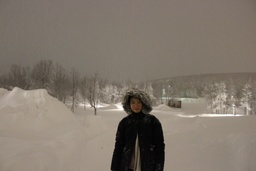
#> input picture images/task6-1.jpg, 256 x 171 px, shrunk from 1200 x 800 before the run
$ python task6_grad_domain_copy_paste.py
#> lines starting #> are read from the running program, lines starting #| are printed output that depends on the picture; after the words box and inside, x2 and y2 are one past the last pixel; in counts of white or black regions, pixels touching at a corner belong together
#Task 6: Gradient domain copy & paste

import os.path as path
import skimage.io as io
import numpy as np
from skimage.util import img_as_uint
import scipy as sp
from skimage import color
from skimage import util
import skimage.filters as filters
import matplotlib.pyplot as plt
import scipy.sparse as sparse
from scipy import signal
import skimage
from scipy.interpolate import interp1d
from skimage import color
from scipy import ndimage
from sksparse.cholmod import cholesky
import time

def grad_operator(mask, img, pixel_actual_row, pixel_actual_col):
    """
    Return the Gradient operators as sparse matrices
    """
    N = pixel_actual_col.shape[0]

    Ox_row = np.zeros(N*2)
    Ox_col = np.zeros(N*2)
    Ox_data = np.zeros(N*2)
    Oy_row = np.zeros(N*2)
    Oy_col = np.zeros(N*2)
    Oy_data = np.zeros(N*2)
    index_x = 0
    index_y = 0
    for n in range(N):
        x = pixel_actual_row[n]
        y = pixel_actual_col[n]

        if (mask[x+1, y] != 0):
            Ox_row[index_x] = n
            Ox_col[index_x] = n
            Ox_data[index_x] = -1
            index_x += 1

            possible_i1 =  np.where(pixel_actual_row == (x+1))
            possible_i2 = np.where(pixel_actual_col == y)
            i = np.intersect1d(possible_i1, possible_i2)[0]

            Ox_row[index_x] = n
            Ox_col[index_x] = i
            Ox_data[index_x] = 1
            index_x += 1

        if (mask[x, y+1] != 0):
            Oy_row[index_y] = n
            Oy_col[index_y] = n
            Oy_data[index_y] = -1
            index_y += 1

            possible_j1 =  np.where(pixel_actual_row == x)
            possible_j2 = np.where(pixel_actual_col == (y+1))
            j = np.intersect1d(possible_j1, possible_j2)[0]

            Oy_row[index_y] = n
            Oy_col[index_y] = j
            Oy_data[index_y] = 1
            index_y += 1


    Ox = sparse.coo_matrix((Ox_data, (Ox_row, Ox_col)), shape=(N, N)).asformat(format = 'csr')
    Oy = sparse.coo_matrix((Oy_data, (Oy_row, Oy_col)), shape=(N, N)).asformat(format = 'csr')

    print("Finish calculating gradient operator")

    return Ox, Oy

def img2grad(mask, b, f, N):
    """Return a gradient field for the region specified by the mask
    The function returns image [height,width,2], where the last dimension selects partial derivates along x or y
    """
    maskt = mask.T
    non_zero_row = np.nonzero(maskt)[1]
    non_zero_col = np.nonzero(maskt)[0]

    grad = np.zeros((1,N,2))

    for i in range(N):
        next_x = non_zero_row[i] + 1
        next_y = non_zero_col[i] + 1
        x = non_zero_row[i]
        y = non_zero_col[i]

        #Use normal gradient techniques
        # grad[0,i,0] = f[next_x,y] - f[x, y] #gradx of background
        # grad[0,i,1] = f[x,next_y] - f[x, y] #grady

        #Using mixing gradient techniques
        gradfx = f[next_x,y] - f[x, y] #grady of background
        gradfy = f[x,next_y] - f[x, y] #gradx
        gradbx = b[next_x,y] - b[x, y] #grady of background
        gradby = b[x,next_y] - b[x, y] #gradx
        if (abs(gradfx)) > (abs(gradbx)):
            grad[0, i, 0] = gradfx
        else:
            grad[0, i, 0] = gradbx

        if (abs(gradfy)) > (abs(gradby)):
            grad[0, i, 1] = gradfy
        else:
            grad[0, i, 1] = gradby


    return grad


def reconstruct_grad_field(Ox, Oy, Gf, Et, T):

    Oxt = Ox.transpose()
    Oyt = Oy.transpose()

    Gx_ini = Gf[:,:,0].flatten(order='F').reshape(-1,1)
    Gx = sp.sparse.csr_matrix(Gx_ini)
    Gy_ini = Gf[:,:,1].flatten(order='F').reshape(-1,1)
    Gy = sp.sparse.csr_matrix(Gy_ini)

    Et = E.transpose() # N by K
    A = Oxt @ Ox + Oyt @ Oy + Et @ E
    b = Oxt @ Gx + Oyt @ Gy + Et @ T

    print("finish computing Ab ", A.shape, b.shape)

    #Use Cholesky solver
    factor = cholesky(A)
    x = factor(b)

    return x.toarray()


if __name__ == "__main__":

    # Read background image
    bg = io.imread(path.join('images','task6-1.jpg'))[:,:,:3]
#> bg is the input picture: shape (171, 256, 3); mean R, G, B 129, 118.9, 107.9
    bg = skimage.img_as_float(bg)
    # Read foreground image
    fg = io.imread(path.join('images','task6-2.png'))
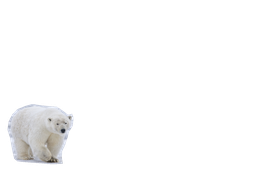
#> input picture images/task6-2.png, 256 x 171 px, shrunk from 1200 x 800 before the run
#> fg is the input picture: shape (171, 256, 4); mean R, G, B, A 15.3, 15.3, 15.4, 18.3
    fg = skimage.img_as_float(fg)
    # Calculate alpha mask
    mask = (fg[:,:,3] > 0.5).astype(int)
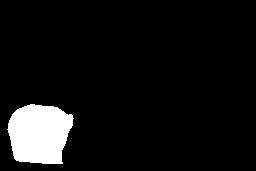
#> mask: shape (171, 256) int64; values 0 (black) and 1 (white), 7.2% white; 1 white region, box (x1, y1, x2, y2) and area: (7, 104, 74, 164) 3135
    fg = fg[:,:,:3] # drop alpha channel
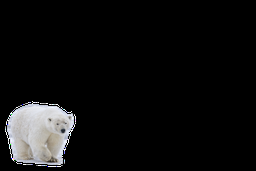
#> fg: shape (171, 256, 3) float64; mean R, G, B 0.0602, 0.06, 0.0605

    #TODO: Implement gradient-domain copy&paste.

    #calculate gradient operator
    flat_mask = mask.flatten(order = 'F')
    maskt = mask.T
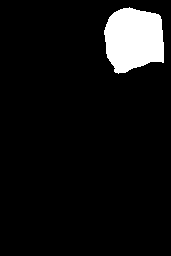
#> maskt: shape (256, 171) int64; values 0 (black) and 1 (white), 7.2% white; 1 white region, box (x1, y1, x2, y2) and area: (104, 7, 164, 74) 3135
    pixel_actual_row = np.nonzero(maskt)[1] #becuase np.non zero is row major not column major, have to transpose it, then swap the column and row indexes
#> pixel_actual_row = 3135 values, max 163 at index 1779, min 104 at index 1021, mean 133.4
    pixel_actual_col = np.nonzero(maskt)[0]
#> pixel_actual_col = 3135 values from 7 to 73

    N = pixel_actual_row.shape[0]
#> N = 3135
    Ox, Oy = grad_operator(mask, bg, pixel_actual_row, pixel_actual_col)
#> the loop in grad_operator, `for n in range(N):` made 3135 passes
#> (x, y, possible_j2, j) on pass 1: (129, 7, ([1, 2, 3, 4, 5, 6, 7, 8, 9, 10],), 7)
#> (x, y, j) on passes 2 to 7: (123, 8, 14), (124, 8, 15), (125, 8, 16), (126, 8, 17), (127, 8, 18), (128, 8, 19)
    sparse.save_npz("cacheOx.npz", Ox)
    sparse.save_npz("cacheOy.npz", Oy)
    # Ox = sparse.load_npz("cacheOx.npz") #load pre-calculated gradient if re-processing the same image
    # Oy = sparse.load_npz("cacheOy.npz") #load pre-calculated gradient if re-processing the same image

    #calculate whether that pixel belong to an edge
    ero_mask = ndimage.binary_erosion(mask)
#> ero_mask: shape (171, 256) bool; 6.7% white; 1 white region, box (x1, y1, x2, y2) and area: (8, 105, 73, 163) 2935
    edge = mask - ero_mask
#> edge: shape (171, 256) int64; values 0 (black) and 1 (white), 0.46% white in thin lines or dots, all inside (x1, y1, x2, y2) = (7, 104, 74, 164)
    edget = edge.T
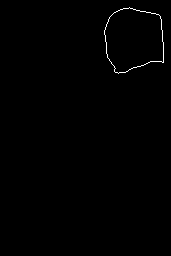
#> edget: shape (256, 171) int64; values 0 (black) and 1 (white), 0.46% white in thin lines or dots, all inside (x1, y1, x2, y2) = (104, 7, 164, 74)

    edge_actual_row = np.nonzero(edget)[1]
    edge_actual_col = np.nonzero(edget)[0]
    K = edge_actual_row.shape[0]


    x = np.zeros((N, bg.shape[2]))
    I_dest = bg.copy()
    for cc in range(bg.shape[2]):
        print("starting colour channel: ", cc)

        #calculate gradient of the region to be pasted, and pasted region
        b = bg[:,:,cc]
        bm = bg[:,:,cc]*mask
        f = fg[:,:,cc]
        fm = fg[:,:,cc]*mask
        G_f = img2grad(mask, b, f, N)
        # G = img2grad(mask, f, b, N) #for debug, paste background gradient on background image

        #formulate E matrix with edge as the diagonals
        #formulate T vector with edge values
        edge_diag = np.zeros(N)
        I = np.zeros(N) #background cropped region, unrolled
        T = np.zeros(K)
        k = 0
        for n in range(N):
            I[n] = b[pixel_actual_row[n], pixel_actual_col[n]].clip(0,1)
            if (pixel_actual_row[n] == edge_actual_row[k]) and (pixel_actual_col[n] == edge_actual_col[k]):
                edge_diag[n] = 1
                T[k] = b[pixel_actual_row[n], pixel_actual_col[n]]
                k += 1
            else:
                edge_diag[n] = 0

        E = sparse.spdiags(edge_diag,0, K, N, format = 'csr') # K by N
        T = sp.sparse.csr_matrix(T.reshape(-1,1)) # K by 1

#> (the run stopped early here; a loop or call above may not have finished)
